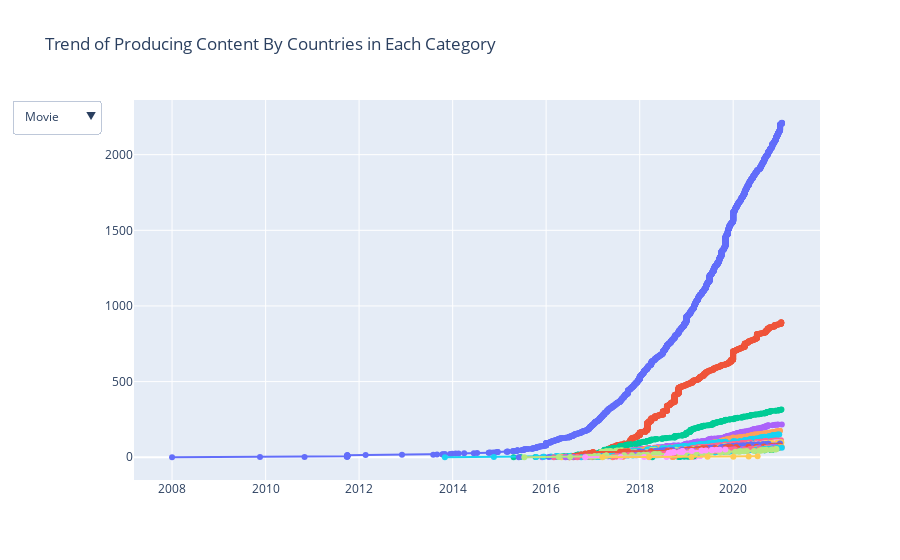

Notebook source saved alongside this figure:
### Markdown cell above
*This plot shows how the countries has produced content over time in netflix. Don't forget to use the drop down menu for other insights.*

### Code cell
buttons2=[]

default_type='Movie'

fig=go.Figure()

for i in show_t.index:
    df=merged[merged.country==i]
    fig.add_trace(go.Scatter(x=df['Added_Date'],name=i,mode='lines+markers',
                            hovertemplate="Date: %{x}<br>Number of Shows Added: %{y}"))

for t in merged.type.unique():
    buttons2.append(dict(method='restyle',
                            label=t,
                            args = [{'visible': [t == r for r in merged.type.unique()]}]))
    
# Add dropdown menus to the figure
fig.update_layout(title_text='Trend of Producing Content By Countries in Each Category',showlegend=False, 
                  updatemenus=[dict(buttons=buttons2,direction='down', 
                                showactive=True)])
